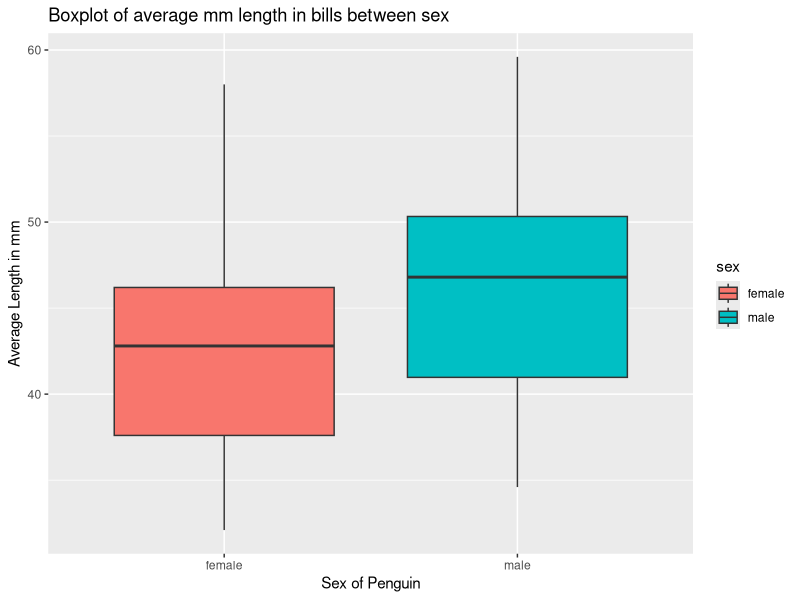
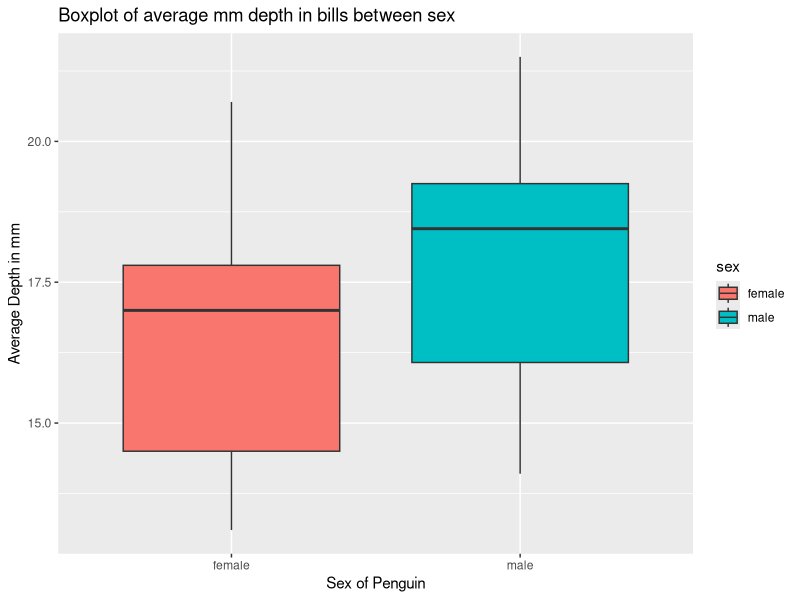
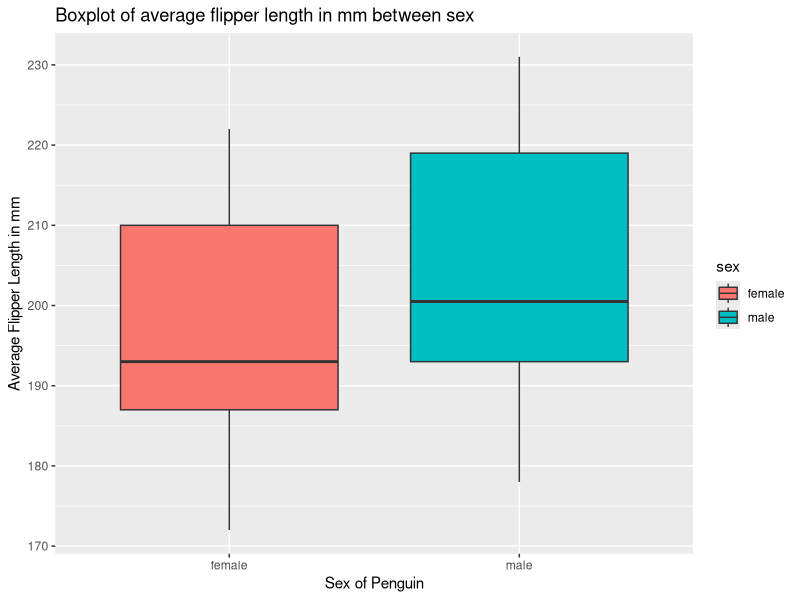

These figures' R source, in order:
#Homework 2
#Author: Cade H. Petersen
#Date: 09/15/2022
#Topic: tidyverse and t-tests

#For this homework you are asked to look at dataset of penguins. You will create summary stats, boxplots and run t-tests to see if there are differences in penguins based on their sex

#Install the "palmerpenguins" and the "tidyverse" packages. Then load these libraries

#library(readxl)
#homework_2_penguins <- read_excel("Survey Files/R Files/Homework/homework_2_penguins.xlsx")
#View(homework_2_penguins)

#install.packages("palmerpenguins") 

library(palmerpenguins) 
library(tidyverse)

#Load the penguins data using:
data("penguins")
view(penguins) #Uhh, this is the same as the imported dataset? I'll just go with this

df <- (penguins) #Made a copy in case of potential errors.
view(df)

#Then complete the following:

# 1. Using dplyr create a summary dataset that shows the average of bill_length_mm, 
# bill_depth_mm, and flipper_length_mm (There are two ways to handle missing(NA) values)

#Note: I assume you mean a summary dataset that shows the averages between male/female?
library(dplyr)
?dplyr #So I can find the website link to recall..

str(penguins) #Don't see any problems with the structure..


df_summ <- df %>%  #Makes our summ dataset.
  group_by(sex) %>% #pipes that we want to look at the averages between male/female.
  filter(sex != "NA") %>% #Because we have some NA data, lets negate it out for logical reasons.
  summarise(
    AveBillLength = mean(bill_length_mm, na.rm = TRUE),
    AveBillDepth = mean(bill_depth_mm, na.rm = TRUE),
    AveFlipperlength = mean(flipper_length_mm, na.rm = TRUE),
  )
view(df_summ)

#or....
#penguins %>%
#  group_by(species) %<%
#  summarise(
#    AveBillLength = mean(bill_length_mm, na.rm="TRUE"),
#    AvebillDepth = same...
#    AveFlipperLength = same...
#  )


# 2. Create boxplots that compare penguins by sex for bill_length_mm,
# bill_depth_mm, and flipper_length_mm

#Okay, so I forgot all about the commands so I'm going to refer to that handy-dandy link you sent.
library(ggplot2) 

#Because we have NA's in sex, we want to use tidyverse to pipe these out
df %>%
  filter(!is.na(sex)) %>% # filters out the NA values.
  ggplot(aes(x = sex, y = bill_length_mm, fill = sex)) + 
  xlab("Sex of Penguin") +
  ylab("Average Length in mm") +
  ggtitle("Boxplot of average mm length in bills between sex") +
  geom_boxplot()

df %>%
  filter(!is.na(sex)) %>% 
  ggplot(aes(x = sex, y = bill_depth_mm,
             fill = sex)) + 
  xlab("Sex of Penguin") +
  ylab("Average Depth in mm") +
  ggtitle("Boxplot of average mm depth in bills between sex") +
  geom_boxplot()

df %>%
  filter(!is.na(sex)) %>% 
  ggplot(aes(x = sex, y = flipper_length_mm, 
             fill = sex)) + 
  xlab("Sex of Penguin") +
  ylab("Average Flipper Length in mm") +
  ggtitle("Boxplot of average flipper length in mm between sex") +
  geom_boxplot()

#Looks pretty complicated, but with the guides and experience this came easy! I did struggle on filtering
# The NA's, but after a long time of pondering forums I figured it out!


# 3. Run t.tests to compare penguins by sex for bill_length_mm, bill_depth_mm, and flipper_length_mm

# Sigh.. I found this out too late, but to show my process I won't change my code above..
# But I can make a new DF that omitts the NA's! DUH.. So I utilized this code in this last question.

df2 <- na.omit(df)
view(df2) #Confirming it works..

# The sole reason I hate rigorous proofs and hail the all-mighty R for making this such a simple task.
# Note; We know if p-value < .05 then there is a sig difference

t.test(bill_length_mm ~ sex, data = df2)
 #since p-value < .05, there is significant evidence to support our H0, that is there is sig evidence
 #on average bill length differs between penguins sex. By a group mean of 42.09697 for female, and 
 # 45.85476 for male.
 
t.test(bill_depth_mm ~ sex, data = df2)
 #since p-value < .05, there is significant evidence to support our H0, that is there is sig evidence
 #on average bill depth differs between penguins sex. By a group mean of 16.42545 for female, and 
 # 17.89107 for male. Which arguably is not noticeable to any sane-human-being on this earth.. but 
 # not the statistician.. OH NO, the statistician sees all.

t.test(flipper_length_mm ~ sex, data = df2)
 #since p-value < .05, there is significant evidence to support our H0, that is there is sig evidence
 #on average flipper length differs between penguins sex. By a group mean of 197.3636 for female, and 
 # 204.5060 for male. Duh, 0.000002336 < .05..

#So we can conclude, if a statistician is looking at these penguins with some binoculars, the birds are
#doomed to prejudice in their gender being assumed by the statistician with a significant confidence level.
#How-ever, there is a significant difference in all three variables between sex.. but in reality the
# difference is fairly minute (my-NOOT), albeit a reality.

#See ya next week!